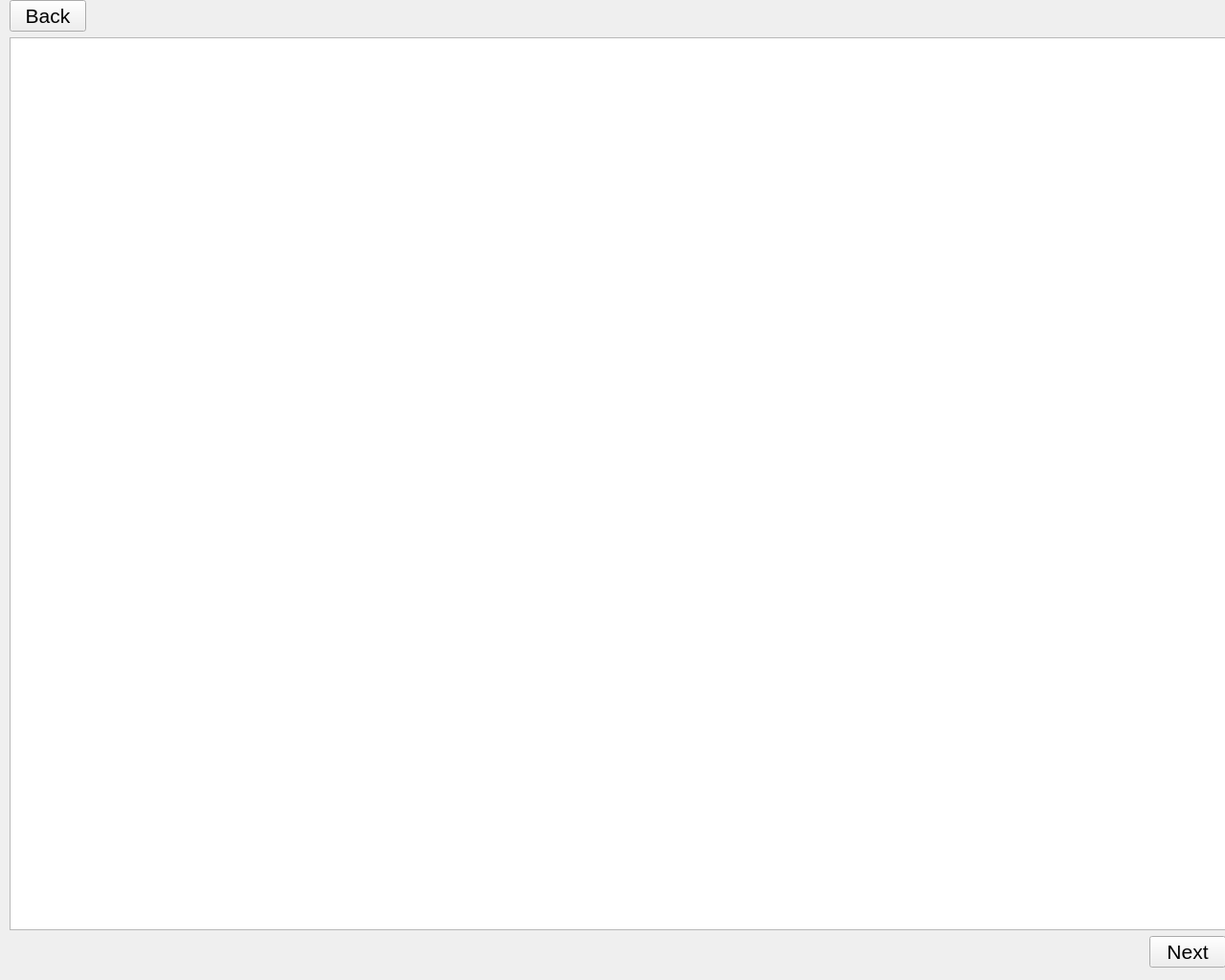
<?xml version="1.0" encoding="UTF-8"?>
<ui version="4.0">
 <class>Form</class>
 <widget class="QWidget" name="Form">
  <property name="geometry">
   <rect>
    <x>0</x>
    <y>0</y>
    <width>1280</width>
    <height>1024</height>
   </rect>
  </property>
  <property name="sizePolicy">
   <sizepolicy hsizetype="Fixed" vsizetype="Fixed">
    <horstretch>0</horstretch>
    <verstretch>0</verstretch>
   </sizepolicy>
  </property>
  <property name="minimumSize">
   <size>
    <width>1280</width>
    <height>1024</height>
   </size>
  </property>
  <property name="maximumSize">
   <size>
    <width>1280</width>
    <height>1024</height>
   </size>
  </property>
  <property name="windowTitle">
   <string>Load From Preset</string>
  </property>
  <widget class="QWidget" name="verticalLayoutWidget">
   <property name="geometry">
    <rect>
     <x>10</x>
     <y>0</y>
     <width>1271</width>
     <height>1011</height>
    </rect>
   </property>
   <layout class="QVBoxLayout" name="verticalLayout">
    <item>
     <layout class="QHBoxLayout" name="horizontalLayout_3">
      <item>
       <widget class="QPushButton" name="backButton">
        <property name="sizePolicy">
         <sizepolicy hsizetype="Fixed" vsizetype="Fixed">
          <horstretch>0</horstretch>
          <verstretch>0</verstretch>
         </sizepolicy>
        </property>
        <property name="font">
         <font>
          <pointsize>16</pointsize>
         </font>
        </property>
        <property name="text">
         <string>Back</string>
        </property>
       </widget>
      </item>
      <item>
       <spacer name="horizontalSpacer_2">
        <property name="orientation">
         <enum>Qt::Horizontal</enum>
        </property>
        <property name="sizeHint" stdset="0">
         <size>
          <width>40</width>
          <height>20</height>
         </size>
        </property>
       </spacer>
      </item>
     </layout>
    </item>
    <item>
     <layout class="QHBoxLayout" name="horizontalLayout">
      <item>
       <widget class="QTableWidget" name="presetTable"/>
      </item>
     </layout>
    </item>
    <item>
     <layout class="QHBoxLayout" name="horizontalLayout_2">
      <item>
       <spacer name="horizontalSpacer">
        <property name="orientation">
         <enum>Qt::Horizontal</enum>
        </property>
        <property name="sizeHint" stdset="0">
         <size>
          <width>40</width>
          <height>20</height>
         </size>
        </property>
       </spacer>
      </item>
      <item alignment="Qt::AlignRight">
       <widget class="QPushButton" name="nextButton">
        <property name="sizePolicy">
         <sizepolicy hsizetype="Fixed" vsizetype="Fixed">
          <horstretch>0</horstretch>
          <verstretch>0</verstretch>
         </sizepolicy>
        </property>
        <property name="font">
         <font>
          <pointsize>16</pointsize>
         </font>
        </property>
        <property name="layoutDirection">
         <enum>Qt::LeftToRight</enum>
        </property>
        <property name="text">
         <string>Next</string>
        </property>
       </widget>
      </item>
     </layout>
    </item>
   </layout>
  </widget>
 </widget>
 <resources/>
 <connections/>
</ui>
